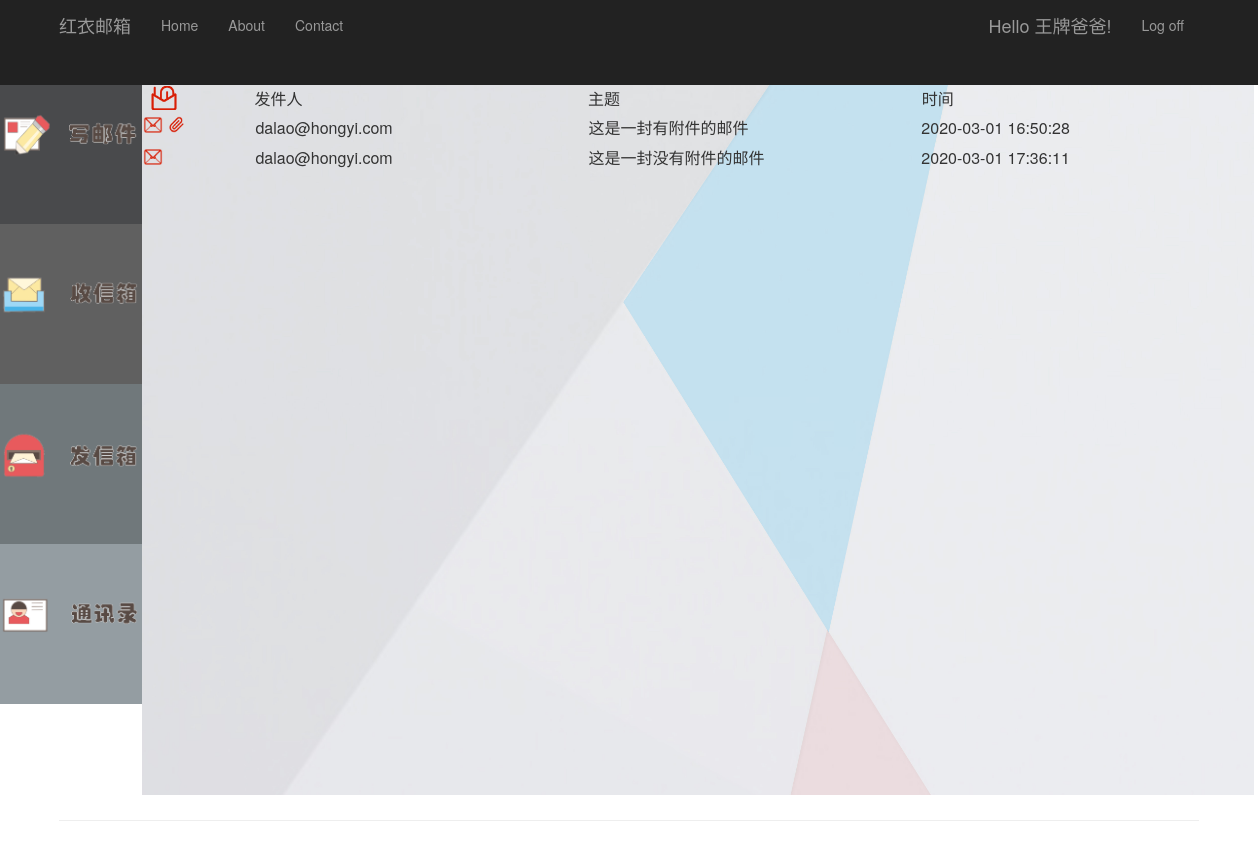
The page /inbox/ (signed in) on the database as committed earlier.
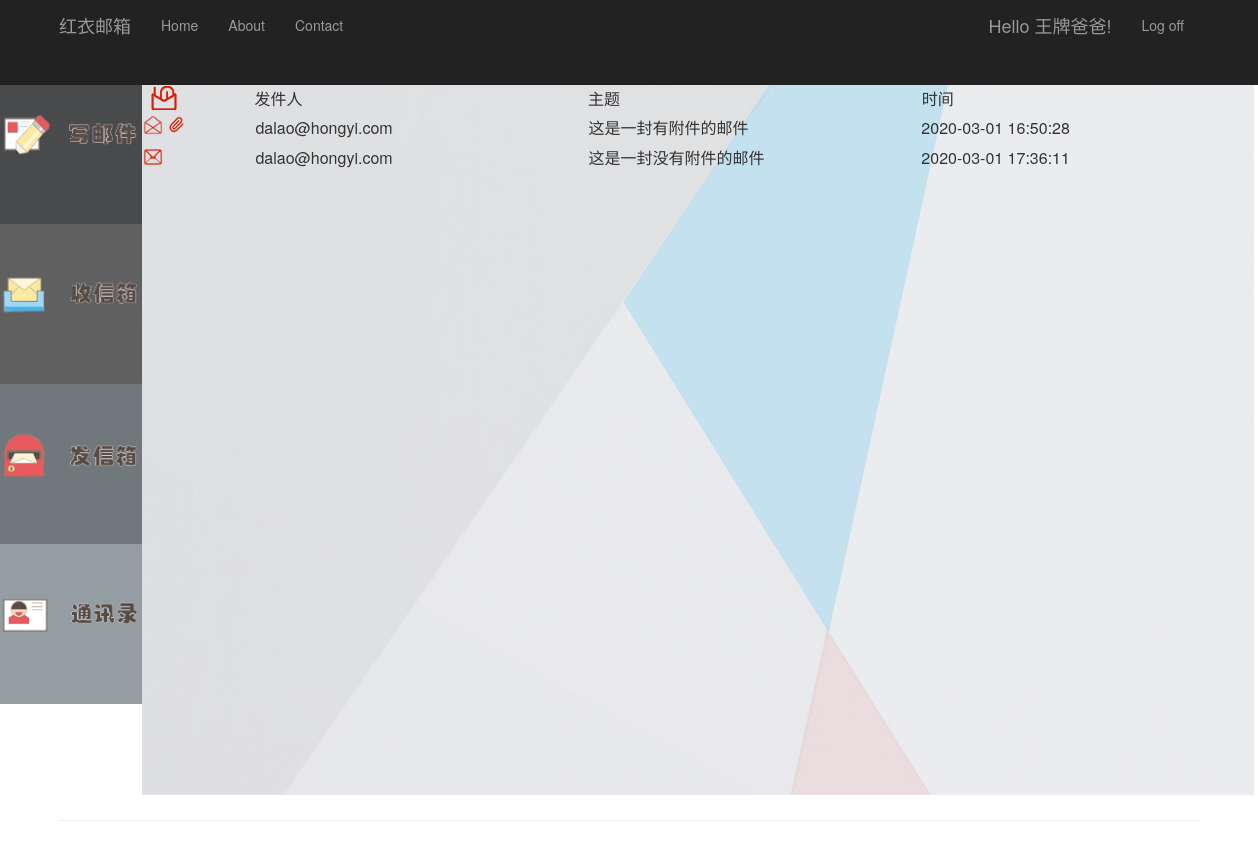
The same page on the database as committed later.
### app/models.py (models this page shows, shortened)
class Mymail(models.Model):
    objects = models.Manager()
    mid = models.CharField(max_length = 32,default = '')
    theme = models.CharField(max_length=20)
    content = models.CharField(max_length=1000)
    time = models.DateTimeField(auto_now_add = True)
    receiver = models.EmailField()
    sender = models.EmailField()
    isdelete = models.BooleanField(default = False)
    sendstatus = models.BooleanField(default = True)
    readstatus = models.BooleanField(default = False)
    files = models.ManyToManyField(attachment,related_name='files')
    class Meta:
        db_table = "mail"
        ordering = ["time"]

### app/views.py (the view)
    def warpper(request,*args,**kwargs):
            is_login = request.session.get('IS_LOGIN', False)
            if is_login:
                return fun(request,*args,**kwargs)
            else:
                next_url = request.get_full_path()
                request.session['next']= next_url
                return HttpResponseRedirect(f'/login?next={next_url}')

### app/views.py (called while the page is built)
def check_login(fun):  #自定义登录验证装饰器
    def warpper(request,*args,**kwargs):
            is_login = request.session.get('IS_LOGIN', False)
            if is_login:
                return fun(request,*args,**kwargs)
            else:
                next_url = request.get_full_path()
                request.session['next']= next_url
                return HttpResponseRedirect(f'/login?next={next_url}')
    return warpper

@check_login
def inbox(request):
    message = Mymail.objects.filter(receiver = request.session.get('user_email'),isdelete = False)
    for it in message:
        print(it.time)
    return render(request,'app/mailbox.html',
                  {
                      'title':'收件箱',
                      'year':datetime.now().year,
                      'boxtype':'发件人',
                      'message':message
                  }
                  )

### app/templates/app/mailbox.html (shortened to what this page needs)
{% extends "app/layout_main.html" %}
{% block rightpart %}
<!DOCTYPE html>
<html>
<head>
    {% load static %}
    <link rel="stylesheet" type="text/css" href="{% static 'app/content/mailbox.css' %}" />
</head>
<body>
    <div class="mailbox">
        <table class="titlebar">
            <tbody>
                <tr>
                    <td class="mailico"><input type="button" class="mailtitle" disabled></td>
                    <td class="boxtype">{{ boxtype }}</td>
                    <td class="theme">主题</td>
                    <td class="sendtime">时间</td>
                </tr>
            </tbody>
        </table>
        {% for mit in message %}
        <table class="mailtb" cellspacing="0" data-class = {{ mit.mid }} onclick="mail_open(this)">
            <tbody>
                <tr>
                    <td class="mailico" data-class={{ mit.mid }} title="新窗口打开" onclick="mail_open(this)">
                        {% if mit.readstatus %}
                        <div class="read ico"></div>
                        {% else %}
                        <div class="unread ico"></div>
                        {% endif %}
                        {% if mit.files.count %}
                        <div class="att ico"></div>
                        {% endif %}
                    </td>
                    <td class="mailinfo" >
                        <table>
                            <tbody>
                                <tr>
                                    <td class="boxtype">
                                    {% if boxtype == '收件箱' %}
                                    {{ mit.sender }}
                                    {% else %}
                                    {{ mit.receiver }}
                                    {% endif %}
                                    </td>
                                    <td class="theme">{{ mit.theme }}</td>
                                    <td class="sendtime">{{ mit.time|date:"Y-m-d H:i:s"  }}</td>
                                </tr>
                            </tbody>
                        </table>
                    </td>
                </tr>
            </tbody>
        </table>
        {% endfor %}
    </div>
</body>
</html>
{% endblock %}

Rows that differ between the two databases and show on the page:
changed Mymail "这是一封有附件的邮件": readstatus: picture added; readstatus: picture removed
